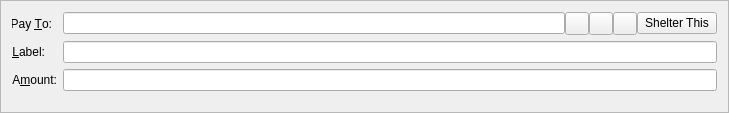
<?xml version="1.0" encoding="UTF-8"?>
<ui version="4.0">
 <class>SendCoinsEntry</class>
 <widget class="QFrame" name="SendCoinsEntry">
  <property name="geometry">
   <rect>
    <x>0</x>
    <y>0</y>
    <width>729</width>
    <height>113</height>
   </rect>
  </property>
  <property name="windowTitle">
   <string>Form</string>
  </property>
  <property name="frameShape">
   <enum>QFrame::StyledPanel</enum>
  </property>
  <property name="frameShadow">
   <enum>QFrame::Sunken</enum>
  </property>
  <layout class="QFormLayout" name="formLayout">
   <property name="fieldGrowthPolicy">
    <enum>QFormLayout::AllNonFixedFieldsGrow</enum>
   </property>
   <item row="0" column="0">
    <widget class="QLabel" name="label_2">
     <property name="text">
      <string>Pay &amp;To:</string>
     </property>
     <property name="alignment">
      <set>Qt::AlignRight|Qt::AlignTrailing|Qt::AlignVCenter</set>
     </property>
     <property name="buddy">
      <cstring>payTo</cstring>
     </property>
    </widget>
   </item>
   <item row="0" column="1">
    <layout class="QHBoxLayout" name="payToLayout">
     <property name="spacing">
      <number>0</number>
     </property>
     <item>
      <widget class="QValidatedLineEdit" name="payTo">
       <property name="toolTip">
        <string>The address to send the payment to  (e.g. SZo1ga6xuKuQ7JV7M9rGDoxdbYwV5zgQJ5)</string>
       </property>
       <property name="maxLength">
        <number>34</number>
       </property>
      </widget>
     </item>
     <item>
      <widget class="QToolButton" name="addressBookButton">
       <property name="toolTip">
        <string>Choose address from address book</string>
       </property>
       <property name="text">
        <string/>
       </property>
       <property name="icon">
        <iconset resource="../bitcoin.qrc">
         <normaloff>:/icons/address-book</normaloff>:/icons/address-book</iconset>
       </property>
       <property name="shortcut">
        <string>Alt+A</string>
       </property>
      </widget>
     </item>
     <item>
      <widget class="QToolButton" name="pasteButton">
       <property name="toolTip">
        <string>Paste address from clipboard</string>
       </property>
       <property name="text">
        <string/>
       </property>
       <property name="icon">
        <iconset resource="../bitcoin.qrc">
         <normaloff>:/icons/editpaste</normaloff>:/icons/editpaste</iconset>
       </property>
       <property name="shortcut">
        <string>Alt+P</string>
       </property>
      </widget>
     </item>
     <item>
      <widget class="QToolButton" name="deleteButton">
       <property name="toolTip">
        <string>Remove this recipient</string>
       </property>
       <property name="text">
        <string/>
       </property>
       <property name="icon">
        <iconset resource="../bitcoin.qrc">
         <normaloff>:/icons/remove</normaloff>:/icons/remove</iconset>
       </property>
      </widget>
     </item>
     <item>
      <widget class="QPushButton" name="sheltersendButton">
       <property name="text">
        <string>Shelter This</string>
       </property>
      </widget>
     </item>
    </layout>
   </item>
   <item row="1" column="0">
    <widget class="QLabel" name="label_4">
     <property name="text">
      <string>&amp;Label:</string>
     </property>
     <property name="alignment">
      <set>Qt::AlignRight|Qt::AlignTrailing|Qt::AlignVCenter</set>
     </property>
     <property name="buddy">
      <cstring>addAsLabel</cstring>
     </property>
    </widget>
   </item>
   <item row="1" column="1">
    <layout class="QHBoxLayout" name="horizontalLayout_2">
     <property name="spacing">
      <number>0</number>
     </property>
     <item>
      <widget class="QValidatedLineEdit" name="addAsLabel">
       <property name="enabled">
        <bool>true</bool>
       </property>
       <property name="toolTip">
        <string>Enter a label for this address to add it to your address book</string>
       </property>
      </widget>
     </item>
    </layout>
   </item>
   <item row="2" column="0">
    <widget class="QLabel" name="label">
     <property name="text">
      <string>A&amp;mount:</string>
     </property>
     <property name="alignment">
      <set>Qt::AlignRight|Qt::AlignTrailing|Qt::AlignVCenter</set>
     </property>
     <property name="buddy">
      <cstring>payAmount</cstring>
     </property>
    </widget>
   </item>
   <item row="2" column="1">
    <widget class="BitcoinAmountField" name="payAmount"/>
   </item>
  </layout>
 </widget>
 <customwidgets>
  <customwidget>
   <class>QValidatedLineEdit</class>
   <extends>QLineEdit</extends>
   <header>qvalidatedlineedit.h</header>
  </customwidget>
  <customwidget>
   <class>BitcoinAmountField</class>
   <extends>QLineEdit</extends>
   <header>bitcoinamountfield.h</header>
   <container>1</container>
  </customwidget>
 </customwidgets>
 <resources>
  <include location="../bitcoin.qrc"/>
 </resources>
 <connections/>
</ui>
